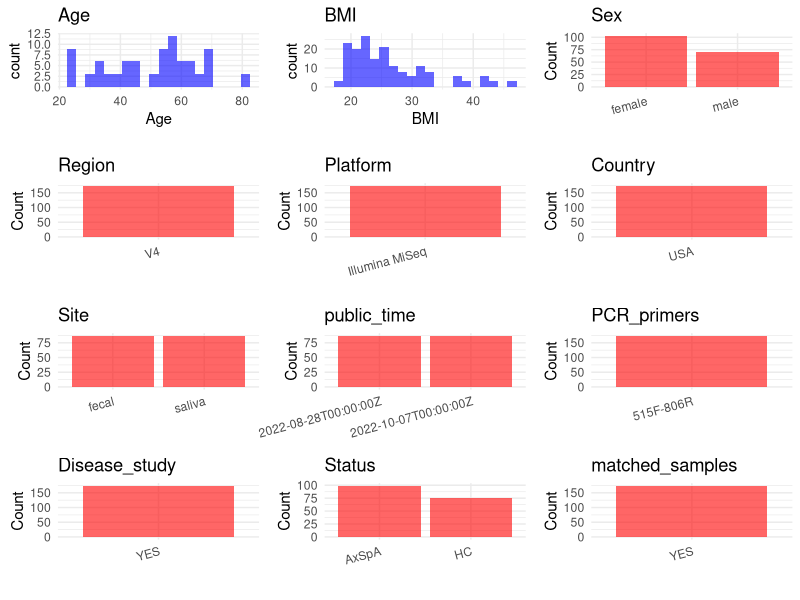

Reproduce this figure in R. (Note: this script raises an error after producing the figure.)
## ---- chunk 1
# Load necessary libraries
library(dplyr)
library(ggplot2)
library(cowplot)

# Set working directory (update this path to your local directory)
setwd("D:/studylearning/董彪师兄项目/任务4_20251009/PRJNA873789")

# Read the initial metadata files
initial_meta<-read.csv("SraRunTable.csv",header = T)

# Display the first few rows of the metadata
head(initial_meta)
## ---- chunk 2
# Create a uniform metadata dataframe
metadata <- data.frame(
  BioProject = initial_meta$BioProject,
  Run = initial_meta$Run,
  sample_name = initial_meta$Sample.Name,
  Age = initial_meta$Host_Age,
  BMI = initial_meta$host_body_mass_index,
  Sex= initial_meta$host_sex,
  Region = "V4",
  Platform = initial_meta$Instrument,
  Country = initial_meta$geo_loc_name_country,
  Site = initial_meta$env_medium,
  public_time = initial_meta$ReleaseDate,
  stringsAsFactors = FALSE
)
## ---- chunk 3
# Add information obtained from the publication
metadata$PCR_primers <- "515F-806R"  # Update based on the publication
metadata$title <- "Axial spondyloarthritis patients have altered mucosal IgA response to oral and fecal microbiota"
metadata$Disease_study <- "YES"
metadata$Status <- initial_meta$Host_disease
metadata <- metadata %>% 
  mutate(Status=case_when(
    grepl("axial",Status)~"AxSpA",
    grepl("healthy control",Status)~"HC"
  ))
metadata <- metadata %>% 
  mutate(Site=case_when(
    grepl("saliva",Site)~"saliva",
    grepl("Fecal",Site)~"fecal"
  ))
#extract subject id by remove prefix of sample_name
metadata$sample_name <- sub("_[^_]*$","",metadata$sample_name)
metadata$Age <- as.numeric(metadata$Age)
# Check initial data distribution
cat("Initial sample distribution:\n")
table(metadata$sample_name)
table(metadata$Site)

# Calculate sampling frequency per subject
sample_counts <- table(metadata$sample_name)
cat("\nNumber of samples per subject:\n")
print(sample_counts)

# Create matched_samples column
metadata$matched_samples <- ifelse(metadata$sample_name %in% names(sample_counts[sample_counts >= 2]), "YES", "NO")

cat("\nMatched samples distribution:\n")
table(metadata$matched_samples)

# Identify samples for removal: single samples excluding saliva
single_samples <- names(sample_counts[sample_counts == 1])
samples_to_remove <- metadata$sample_name %in% single_samples & !(metadata$Site %in% c("saliva"))

cat("\nNumber of samples to be removed:", sum(samples_to_remove), "\n")

# Remove identified samples
metadata_clean <- metadata[!samples_to_remove, ]

cat("\nFinal sample distribution after cleaning:\n")
table(metadata_clean$sample_name)
table(metadata_clean$Site)
table(metadata_clean$matched_samples)

# Use cleaned dataset for subsequent analysis
metadata <- metadata_clean
## ---- chunk 4
# Check the number of unique runs and sample names
print(paste("Number of unique runs:", length(unique(metadata$Run))))
print(paste("Number of unique sample names:", length(unique(metadata$sample_name))))
## ---- chunk 5
# Select columns for visualization
plot_data <- metadata %>%
  select(-BioProject, -Run, -sample_name, -title)

# Function to create simple plots for each column
create_simple_plots <- function(data) {
  plots <- list()
  
  for (col in colnames(data)) {
    # Check if the column is all NA
    if (all(is.na(data[[col]]))) {
      # Create an empty plot with text indicating all NA
      p <- ggplot() +
        annotate("text", x = 0.5, y = 0.5, label = "this column is NA", size = 6) +
        labs(title = col) +
        theme_void()
    } else if (is.numeric(data[[col]])) {
      # Numeric variable: histogram
      p <- ggplot(data, aes(x = .data[[col]])) +
        geom_histogram(fill = "blue", alpha = 0.6, bins = 20, na.rm = TRUE) +
        labs(title = col) +
        theme_minimal()
    } else {
      # Categorical variable: bar plot (remove NA values)
      count_data <- as.data.frame(table(data[[col]], useNA = "ifany"))
      p <- ggplot(count_data, aes(x = reorder(Var1, -Freq), y = Freq)) +
        geom_col(fill = "red", alpha = 0.6) +
        labs(title = col, x = NULL, y = "Count") +
        theme_minimal() +
        theme(axis.text.x = element_text(angle = 15, hjust = 1))
    }
    plots[[col]] <- p
  }
  
  return(plots)
}

# Generate and arrange plots
plots <- create_simple_plots(plot_data)
p<-plot_grid(plots$Age, 
          plots$BMI, 
          plots$Sex, 
          plots$Region, 
          plots$Platform, 
          plots$Country, 
          plots$Site,
          plots$public_time, 
          plots$PCR_primers,
          plots$Disease_study,
          plots$Status,
          plots$matched_samples,# add 
          ncol = 3, align = "hv", axis = "lb")
ggsave("Metadata_Summary.png", plot = p, width = 8, height = 6, dpi = 150, bg = "white")
## ---- chunk 6
knitr::include_graphics("Metadata_Summary.png")
## ---- chunk 7
# Reorder columns to match the desired format
metadata <- metadata[, c(
  "BioProject", "Run", "sample_name", "Age", "BMI", "Sex", 
  "Region", "Platform", "Country", "Site", "public_time", 
  "PCR_primers", "title", "Disease_study", "Status","matched_samples"
)]

# Export the uniform metadata to a CSV file
write.csv(metadata, file = "metadata.csv", quote = FALSE)
head(metadata)
